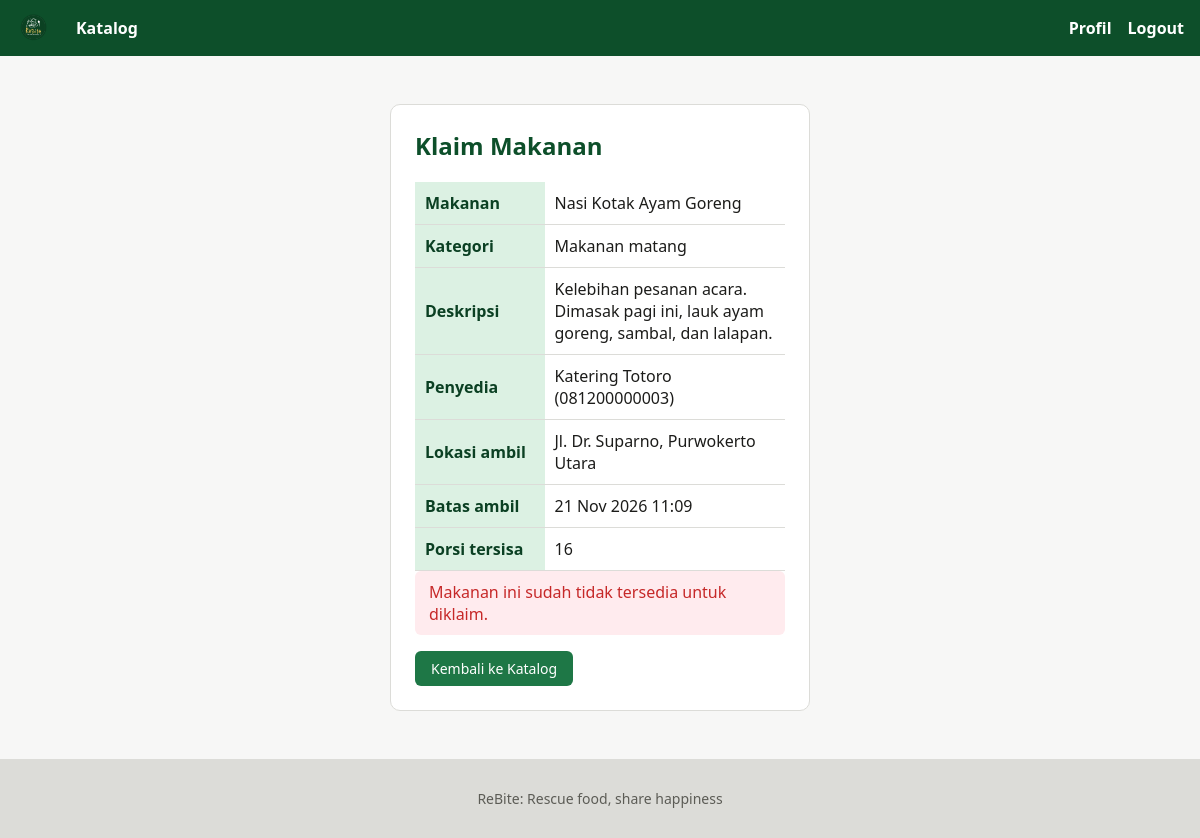
Page /penerima/klaim.php?id=1 (signed in) on the committed database.
### tables this page shows
CREATE TABLE `makanan` (
  `id` int(11) NOT NULL AUTO_INCREMENT,
  `id_penyedia` int(11) NOT NULL,
  `id_kategori` int(11) NOT NULL,
  `nama` varchar(100) NOT NULL,
  `deskripsi` text DEFAULT NULL,
  `foto` varchar(255) DEFAULT NULL,
  `porsi_total` int(11) NOT NULL,
  `porsi_tersisa` int(11) NOT NULL,
  `lokasi` varchar(255) NOT NULL,
  `batas_ambil` datetime NOT NULL,
  `status` enum('tersedia','habis','kedaluwarsa') NOT NULL DEFAULT 'tersedia',
  `created_at` timestamp NOT NULL DEFAULT CURRENT_TIMESTAMP,
  PRIMARY KEY (`id`),
  KEY `idx_makanan_penyedia` (`id_penyedia`),
  KEY `idx_makanan_kategori` (`id_kategori`),
  CONSTRAINT `fk_makanan_penyedia` FOREIGN KEY (`id_penyedia`) REFERENCES `users` (`id`) ON DELETE CASCADE,
  CONSTRAINT `fk_makanan_kategori` FOREIGN KEY (`id_kategori`) REFERENCES `kategori` (`id`)
);

CREATE TABLE `kategori` (
  `id` int(11) NOT NULL AUTO_INCREMENT,
  `nama` varchar(50) NOT NULL,
  PRIMARY KEY (`id`),
  UNIQUE KEY `uk_kategori_nama` (`nama`)
);

CREATE TABLE `users` (
  `id` int(11) NOT NULL AUTO_INCREMENT,
  `nama` varchar(100) NOT NULL,
  `email` varchar(100) NOT NULL,
  `password` varchar(255) NOT NULL,
  `role` enum('admin','penyedia','penerima') NOT NULL,
  `no_hp` varchar(20) DEFAULT NULL,
  `alamat` text DEFAULT NULL,
  `status_verifikasi` enum('pending','terverifikasi') NOT NULL DEFAULT 'pending',
  `created_at` timestamp NOT NULL DEFAULT CURRENT_TIMESTAMP,
  PRIMARY KEY (`id`),
  UNIQUE KEY `uk_users_email` (`email`)
);

### includes/koneksi.php (called while the page is built, shortened)
<?php
function e($teks)
{
    return htmlspecialchars((string) $teks, ENT_QUOTES, 'UTF-8');
}
?>

### penerima/klaim.php (the view, shortened to what this page needs)
<?php
include_once "../includes/koneksi.php";
$id_makanan = 0;
if (isset($_GET['id'])) {
    $id_makanan = (int) $_GET['id'];
}
$hasil = mysqli_query($koneksi,
    "SELECT m.id, m.nama, m.deskripsi, m.porsi_tersisa, m.lokasi, m.batas_ambil, m.status,
            (m.batas_ambil > NOW()) AS masih_berlaku,
            k.nama AS nama_kategori, u.nama AS nama_penyedia, u.no_hp
     FROM makanan m
     JOIN kategori k ON k.id = m.id_kategori
     JOIN users u ON u.id = m.id_penyedia
     WHERE m.id=$id_makanan");
$m = mysqli_fetch_assoc($hasil);
$bisa_klaim = false;
include "../includes/header.php";
?>
<section class="form-wrap">
    <h2>Klaim Makanan</h2>
    <table class="tabel-profil">
        <tr><th>Makanan</th><td><?= e($m['nama']) ?></td></tr>
        <tr><th>Kategori</th><td><?= e($m['nama_kategori']) ?></td></tr>
        <tr><th>Deskripsi</th><td><?= e($m['deskripsi']) ?></td></tr>
        <tr><th>Penyedia</th><td><?= e($m['nama_penyedia']) ?> (<?= e($m['no_hp']) ?>)</td></tr>
        <tr><th>Lokasi ambil</th><td><?= e($m['lokasi']) ?></td></tr>
        <tr><th>Batas ambil</th><td><?= e(date('d M Y H:i', strtotime($m['batas_ambil']))) ?></td></tr>
        <tr><th>Porsi tersisa</th><td><?= (int) $m['porsi_tersisa'] ?></td></tr>
    </table>
    <?php if ($bisa_klaim) { ?>
        <form method="post" class="form" onSubmit="return cek()">
            <input type="hidden" name="id_makanan" value="<?= (int) $m['id'] ?>">
            <label for="jumlah_porsi">Jumlah porsi yang diklaim</label>
            <input type="number" id="jumlah_porsi" name="jumlah_porsi" min="1"
                   max="<?= (int) $m['porsi_tersisa'] ?>" value="1">
            <br><br>
            <input type="submit" name="klaim" value="Klaim Sekarang" class="btn">
            <a href="<?= BASE_URL ?>katalog.php">Batal</a>
        </form>
        <script>
            function cek() {
                const jumlah = document.getElementById("jumlah_porsi");
                const maks = <?= (int) $m['porsi_tersisa'] ?>;
                if (jumlah.value == "" || jumlah.value < 1) {
                    alert("Jumlah porsi minimal 1!");
                    jumlah.focus();
                    return false;
                }
                if (jumlah.value > maks) {
                    alert("Porsi tersisa hanya " + maks + "!");
                    jumlah.focus();
                    return false;
                }
                return true;
            }
        </script>
    <?php } else { ?>
        <div class="alert alert-error">Makanan ini sudah tidak tersedia untuk diklaim.</div>
        <a href="<?= BASE_URL ?>katalog.php" class="btn">Kembali ke Katalog</a>
    <?php } ?>
</section>
<?php include "../includes/footer.php"; ?>

### assets/css/style.css (style rules this page uses)
:root { --color-brand-50: #f0f9f3; --color-brand-100: #dcf1e3; --color-brand-300: #8ccda6; --color-brand-600: #1e7746; --color-brand-700: #106535; --color-brand-800: #0d4f2a; --color-brand-900: #0b4023; --color-ink-50: #f7f7f6; --color-ink-200: #dcdcd8; --color-ink-600: #5c5c56; --color-ink-900: #1c1c1a; --color-surface: #fff; --color-surface-muted: var(--color-ink-50); --oranye: #f57c00; --merah: #c62828; }
* { box-sizing: border-box; }
body { margin: 0; font-family: system-ui, Arial, sans-serif; color: var(--color-ink-900); background: var(--color-surface-muted); min-height: 100vh; display: flex; flex-direction: column; }
h1, h2, h3 { color: var(--color-brand-800); }
.btn { display: inline-block; padding: 8px 16px; border: none; border-radius: 6px; background: var(--color-brand-600); color: #fff; text-decoration: none; cursor: pointer; font-size: 14px; }
.form-wrap { max-width: 420px; margin: 24px auto; background: var(--color-surface); border: 1px solid var(--color-ink-200); border-radius: 10px; padding: 24px; }
.form-wrap h2 { margin-top: 0; }
table { width: 100%; border-collapse: collapse; background: var(--color-surface); }
th, td { padding: 10px; border-bottom: 1px solid var(--color-ink-200); text-align: left; }
th { background: var(--color-brand-100); color: var(--color-brand-900); }
.tabel-profil { max-width: 520px; }
.tabel-profil th { width: 35%; }
.alert { padding: 10px 14px; border-radius: 6px; margin-bottom: 16px; }
.alert-error { background: #ffebee; color: var(--merah); }

### rows in the picture
makanan: nama "Nasi Kotak Ayam Goreng", id_kategori.nama "Makanan matang", deskripsi "Kelebihan pesanan acara. Dimasak pagi ini, lauk ayam goreng, sambal, dan lalapan.", id_penyedia.nama "Katering Totoro", id_penyedia.no_hp "081200000003", lokasi "Jl. Dr. Suparno, Purwokerto Utara", batas_ambil "21 Nov 2026 11:09", porsi_tersisa "16"
